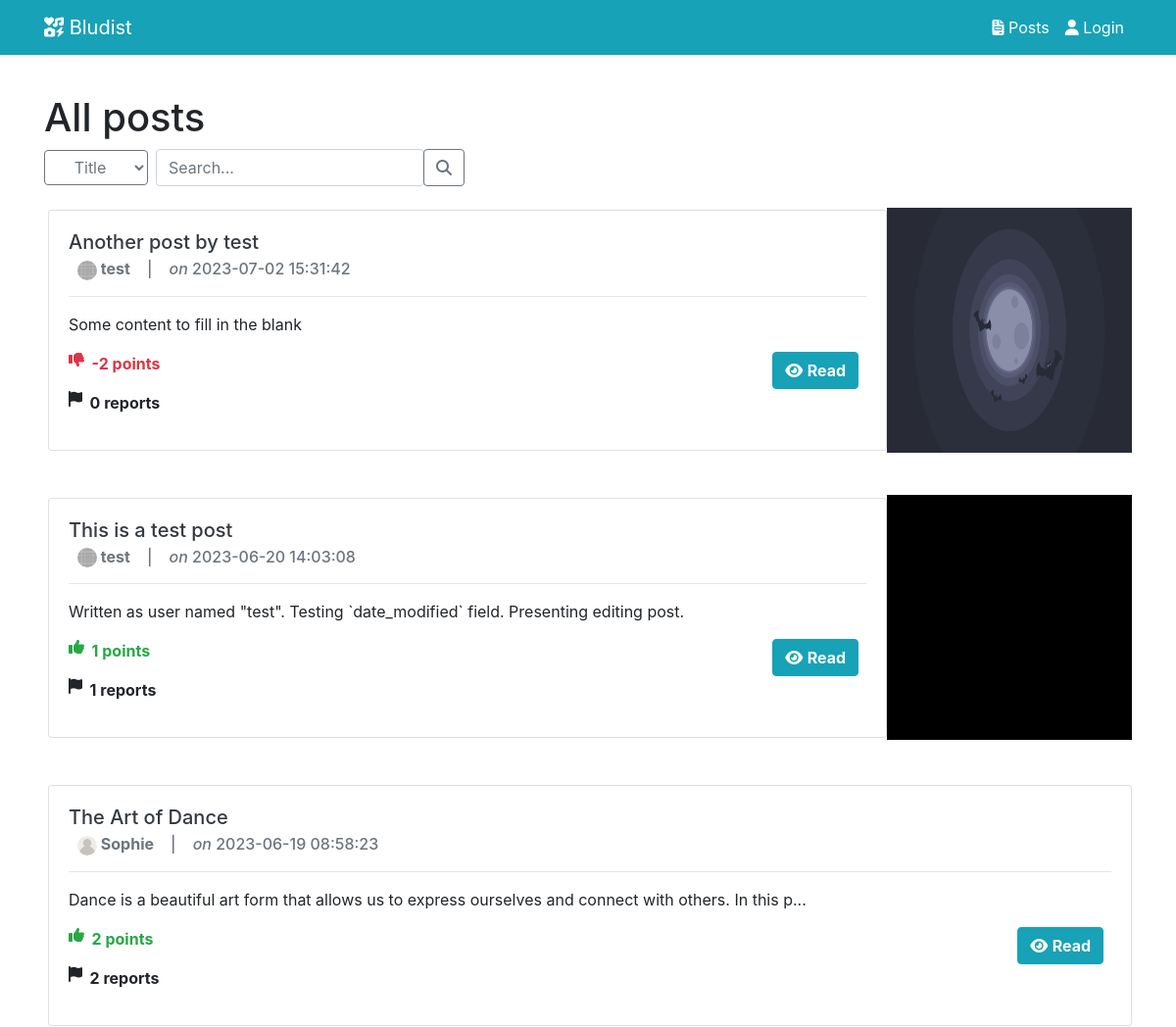
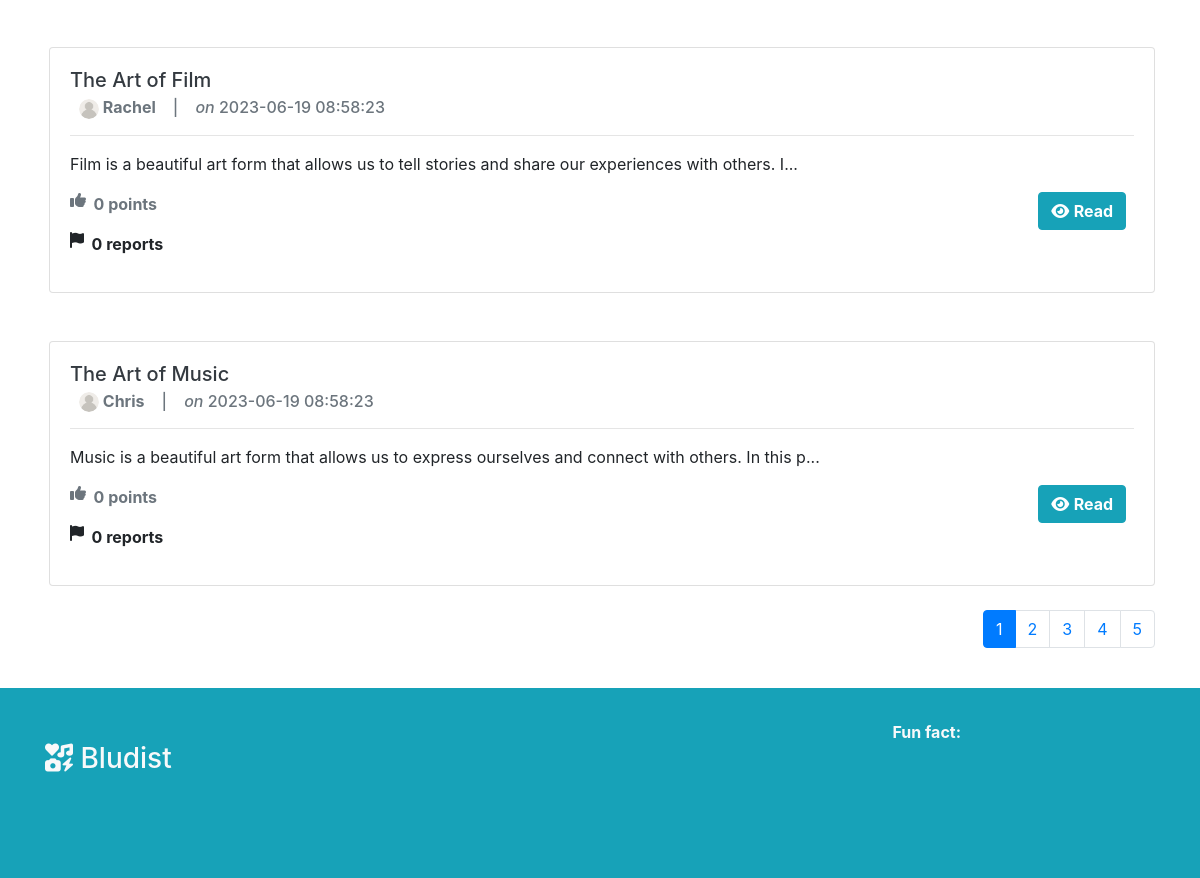
/posts/page/1, run on the app's committed database (2 pictures, top to bottom).
### tables this page shows
CREATE TABLE `post` (
  `id` int NOT NULL,
  `author` varchar(32) NOT NULL,
  `title` text NOT NULL,
  `content` text NOT NULL,
  `media_id` int DEFAULT NULL,
  `tags` text,
  `date_created` datetime NOT NULL DEFAULT CURRENT_TIMESTAMP,
  `date_modified` datetime NOT NULL DEFAULT CURRENT_TIMESTAMP
);

CREATE TABLE `media` (
  `id` int NOT NULL,
  `path` text NOT NULL,
  `uploader` varchar(32) NOT NULL
);

### views/posts/all.php (the view, shortened to what the rows shown need)
<?php include "views/includes/header.php"; ?>
<div class="container mt-5 pt-5">
    <div class="row">
        <div class="col-12">
            <h1 class="display-6">All posts</h1>
        </div>
    </div>
    <?php
    $postsCtrl = new PostCtrl();
    $posts = null;
    if (isset($_POST["ids"])) {
        if (!is_array($_POST["ids"])) {
            $ids = explode(",", $_POST["ids"]);
            foreach ($ids as $id) {
                $posts[] = $postsCtrl->fetchPostById($id);
            }
        } else {
            foreach ($_POST["ids"] as $id) {
                $posts[] = $postsCtrl->fetchPostById($id);
            }
        }
    } else {
        $url_parts = explode("/", $_SERVER["REQUEST_URI"]);
        $page = intval(end($url_parts));
        $posts = $postsCtrl->fetchAllPostsNotByUsername($_SESSION["username"], $page - 1, 5);
    }
    if ($posts == NULL) {
        echo "<h3 class='mt-5'>No posts found</h3>";
    } else {
        $votingCtrl = new VotingCtrl();
        $reportCtrl = new ReportCtrl();
        foreach ($posts as $post) :
            $voting_score = $votingCtrl->votingScore($post["id"], NULL);
            $report_count = $reportCtrl->countReportsByTargetId(0, $post["id"]);
    ?>
            <div class="d-flex align-items-center justify-content-around">
                <div class="card mt-4 mb-4 ml-1 flex-grow-1">
                    <div class="card-body">
                        <h5 class="card-title">
                            <a href="<?= ROOT; ?>posts/view/<?= $post['id']; ?>" class="text-dark">
                                <?= $post['title']; ?>
                            </a>
                        </h5>
                        <h6 class="card-subtitle mb-2 text-muted">
                            <img src="<?php
                                        $userCtrl = new UserCtrl();
                                        if ($userCtrl->getUserAvatarId($post["author"])) {
                                            echo ROOT . 'img/uploads/' . $userCtrl->getUserAvatarPath($post["author"]);
                                        } else {
                                            echo ROOT . 'img/default_avatar.png"';
                                        }
                                        ?>" alt="avatar" width="20" height="20" class="rounded-circle">
                            <b><?= $post['author']; ?></b>
                            &nbsp;&nbsp;
                            |
                            &nbsp;&nbsp;
                            <i>on </i>
                            <?= $post['date_created']; ?>
                        </h6>
                        <hr>
                        <p class="card-text"><?php
                                                $content = $post['content'];
                                                if (strlen($content) > 100) {
                                                    $content = substr($content, 0, 100) . "...";
                                                }
                                                echo $content;
                                                ?></p>
                        <div class="d-flex justify-content-between">
                            <div>
                                <b class="d-flex">
                                    <?php if ($voting_score > 0) : ?>
                                        <i class="fa-solid fa-thumbs-up text-success"></i>
                                        <p class="text-success mr-4">
                                            <?= $voting_score ?> points
                                        </p>
                                    <?php elseif ($voting_score < 0) : ?>
                                        <i class="fa-solid fa-thumbs-down text-danger"></i>
                                        <p class="text-danger mr-4">
                                            <?= $voting_score ?> points
                                        </p>
                                    <?php else : ?>
                                        <i class="fa-solid fa-thumbs-up text-secondary"></i>
                                        <p class="text-secondary mr-4">
                                            <?= $voting_score ?> points
                                        </p>
                                    <?php endif; ?>
                                </b>
                                <b class="d-flex">
                                    <i class="fa-solid fa-flag"></i>
                                    <p>
                                        <?= $report_count ?> reports
                                    </p>
                                </b>
                            </div>
                            <div class="d-flex">
                                <form action="<?= ROOT; ?>posts/view/<?= $post['id']; ?>" method="get">
                                    <button class="btn btn-info mr-2" type="submit">
                                        <i class="fa-solid fa-eye"></i>
                                        <b>Read</b>
                                    </button>
                                </form>
                            </div>
                        </div>
                    </div>
                </div>
                <?php
                $postCtrl = new PostCtrl();
                if ($postCtrl->getPostMediaId($post["id"]) != null) {
                    $mediaCtrl = new MediaCtrl();
                    $mediaPath = $mediaCtrl->getFilePathById($postCtrl->getPostMediaId($post["id"]));
                ?>
                    <img src="<?= ROOT ?>img/uploads/<?= $mediaPath ?>" style="width: 250px; height: 250px; overflow: hidden; object-fit: content;">
                <?php } ?>
            </div>
    <?php endforeach;
    } ?>
</div>
<?php include "views/includes/footer.php"; ?>

### data on the page
post: title "Another post by test", author.path (picture), author "test", date_created "2023-07-02 15:31:42", content "Some content to fill in the blank", voting_score "-2", report_count "0", id+media (picture)
post: title "This is a test post", author.path (picture), author "test", date_created "2023-06-20 14:03:08", content "Written as user named \"test\". Testing `date_modified` field. Presenting editing post.", voting_score "1", report_count "1", id+media (picture)
post: title "The Art of Dance", author "Sophie", date_created "2023-06-19 08:58:23", content "Dance is a beautiful art form that allows us to express ourselves and connect with others. In this p...", voting_score "2", report_count "2"
post: title "The Art of Film", author "Rachel", date_created "2023-06-19 08:58:23", content "Film is a beautiful art form that allows us to tell stories and share our experiences with others. I...", voting_score "0", report_count "0"
post: title "The Art of Music", author "Chris", date_created "2023-06-19 08:58:23", content "Music is a beautiful art form that allows us to express ourselves and connect with others. In this p...", voting_score "0", report_count "0"
